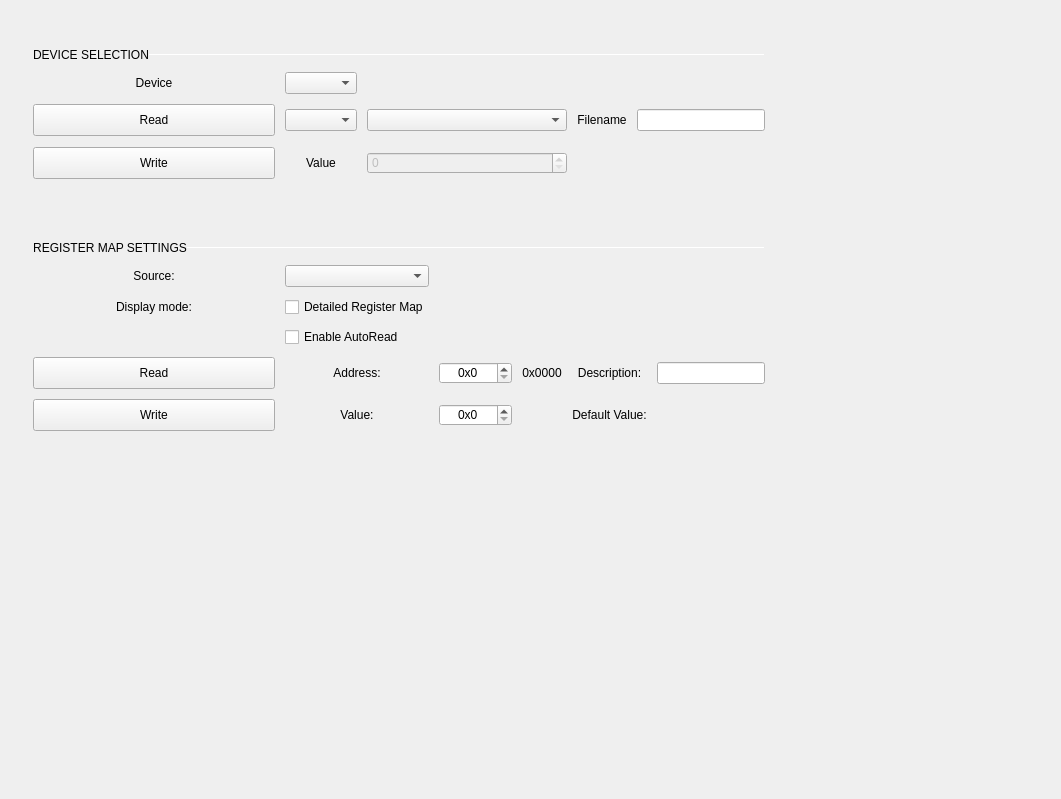
<?xml version="1.0" encoding="UTF-8"?>
<ui version="4.0">
 <class>DebuggerInstrument</class>
 <widget class="QWidget" name="DebuggerInstrument">
  <property name="enabled">
   <bool>true</bool>
  </property>
  <property name="geometry">
   <rect>
    <x>0</x>
    <y>0</y>
    <width>1061</width>
    <height>799</height>
   </rect>
  </property>
  <property name="sizePolicy">
   <sizepolicy hsizetype="MinimumExpanding" vsizetype="Fixed">
    <horstretch>0</horstretch>
    <verstretch>0</verstretch>
   </sizepolicy>
  </property>
  <property name="minimumSize">
   <size>
    <width>0</width>
    <height>0</height>
   </size>
  </property>
  <property name="windowTitle">
   <string>MainWindow</string>
  </property>
  <property name="windowOpacity">
   <double>1.000000000000000</double>
  </property>
  <property name="styleSheet">
   <string notr="true">QPushButton
{
  width: 175px;
  height: 30px;
  min-height: 30px;
  max-height: 30px;
  min-width: 240px;
  max-width: 240px;

  font-weight: normal;
  font-style: normal;
  text-align: center;

}

QLabel {
background-color: transparent;
}</string>
  </property>
  <layout class="QVBoxLayout" name="verticalLayout_2">
   <item>
    <widget class="QWidget" name="dragContainer" native="true">
     <layout class="QHBoxLayout" name="horizontalLayout_10">
      <property name="spacing">
       <number>0</number>
      </property>
      <property name="bottomMargin">
       <number>0</number>
      </property>
      <item>
       <widget class="QWidget" name="container" native="true">
        <property name="sizePolicy">
         <sizepolicy hsizetype="Preferred" vsizetype="Preferred">
          <horstretch>0</horstretch>
          <verstretch>0</verstretch>
         </sizepolicy>
        </property>
        <property name="styleSheet">
         <string notr="true"/>
        </property>
        <layout class="QVBoxLayout" name="verticalLayout_7">
         <property name="spacing">
          <number>0</number>
         </property>
         <property name="rightMargin">
          <number>9</number>
         </property>
         <item>
          <widget class="QWidget" name="javascriptWidget" native="true">
           <property name="sizePolicy">
            <sizepolicy hsizetype="Preferred" vsizetype="Preferred">
             <horstretch>0</horstretch>
             <verstretch>0</verstretch>
            </sizepolicy>
           </property>
           <layout class="QHBoxLayout" name="horizontalLayout">
            <property name="leftMargin">
             <number>0</number>
            </property>
            <property name="topMargin">
             <number>5</number>
            </property>
            <property name="rightMargin">
             <number>0</number>
            </property>
            <property name="bottomMargin">
             <number>0</number>
            </property>
           </layout>
          </widget>
         </item>
         <item>
          <widget class="QWidget" name="DebugWidget_Top" native="true">
           <property name="sizePolicy">
            <sizepolicy hsizetype="Preferred" vsizetype="Preferred">
             <horstretch>0</horstretch>
             <verstretch>0</verstretch>
            </sizepolicy>
           </property>
           <property name="minimumSize">
            <size>
             <width>0</width>
             <height>0</height>
            </size>
           </property>
           <property name="styleSheet">
            <string notr="true"/>
           </property>
           <layout class="QVBoxLayout" name="verticalLayout">
            <property name="spacing">
             <number>0</number>
            </property>
            <property name="sizeConstraint">
             <enum>QLayout::SetDefaultConstraint</enum>
            </property>
            <property name="leftMargin">
             <number>0</number>
            </property>
            <property name="topMargin">
             <number>0</number>
            </property>
            <property name="rightMargin">
             <number>0</number>
            </property>
            <property name="bottomMargin">
             <number>0</number>
            </property>
            <item>
             <layout class="QGridLayout" name="gridLayout_7">
              <property name="sizeConstraint">
               <enum>QLayout::SetDefaultConstraint</enum>
              </property>
              <property name="topMargin">
               <number>10</number>
              </property>
              <property name="bottomMargin">
               <number>10</number>
              </property>
              <property name="spacing">
               <number>10</number>
              </property>
              <item row="1" column="0">
               <widget class="QLabel" name="DeviceLabel">
                <property name="sizePolicy">
                 <sizepolicy hsizetype="Preferred" vsizetype="Fixed">
                  <horstretch>0</horstretch>
                  <verstretch>0</verstretch>
                 </sizepolicy>
                </property>
                <property name="styleSheet">
                 <string notr="true"/>
                </property>
                <property name="text">
                 <string>Device</string>
                </property>
                <property name="alignment">
                 <set>Qt::AlignCenter</set>
                </property>
               </widget>
              </item>
              <item row="1" column="1">
               <widget class="QComboBox" name="DevicecomboBox"/>
              </item>
              <item row="3" column="1">
               <widget class="QLabel" name="ValueLabel">
                <property name="sizePolicy">
                 <sizepolicy hsizetype="Preferred" vsizetype="Fixed">
                  <horstretch>0</horstretch>
                  <verstretch>0</verstretch>
                 </sizepolicy>
                </property>
                <property name="layoutDirection">
                 <enum>Qt::LeftToRight</enum>
                </property>
                <property name="text">
                 <string>Value</string>
                </property>
                <property name="alignment">
                 <set>Qt::AlignCenter</set>
                </property>
               </widget>
              </item>
              <item row="3" column="0">
               <widget class="QPushButton" name="WriteButton">
                <property name="text">
                 <string>Write</string>
                </property>
                <property name="blue_button" stdset="0">
                 <bool>true</bool>
                </property>
               </widget>
              </item>
              <item row="2" column="0">
               <widget class="QPushButton" name="ReadButton">
                <property name="sizePolicy">
                 <sizepolicy hsizetype="Minimum" vsizetype="Fixed">
                  <horstretch>0</horstretch>
                  <verstretch>0</verstretch>
                 </sizepolicy>
                </property>
                <property name="text">
                 <string>Read</string>
                </property>
                <property name="blue_button" stdset="0">
                 <bool>true</bool>
                </property>
               </widget>
              </item>
              <item row="2" column="1">
               <widget class="QComboBox" name="ChannelComboBox"/>
              </item>
              <item row="3" column="2">
               <widget class="QStackedWidget" name="valueStackedWidget">
                <property name="enabled">
                 <bool>false</bool>
                </property>
                <property name="sizePolicy">
                 <sizepolicy hsizetype="Expanding" vsizetype="Fixed">
                  <horstretch>0</horstretch>
                  <verstretch>0</verstretch>
                 </sizepolicy>
                </property>
                <property name="minimumSize">
                 <size>
                  <width>200</width>
                  <height>35</height>
                 </size>
                </property>
                <property name="maximumSize">
                 <size>
                  <width>16777215</width>
                  <height>16777215</height>
                 </size>
                </property>
                <property name="currentIndex">
                 <number>2</number>
                </property>
                <widget class="QWidget" name="pageLineEdit">
                 <property name="sizePolicy">
                  <sizepolicy hsizetype="Expanding" vsizetype="Fixed">
                   <horstretch>0</horstretch>
                   <verstretch>0</verstretch>
                  </sizepolicy>
                 </property>
                 <layout class="QVBoxLayout" name="verticalLayout_4">
                  <property name="spacing">
                   <number>0</number>
                  </property>
                  <property name="leftMargin">
                   <number>0</number>
                  </property>
                  <property name="topMargin">
                   <number>0</number>
                  </property>
                  <property name="rightMargin">
                   <number>0</number>
                  </property>
                  <property name="bottomMargin">
                   <number>0</number>
                  </property>
                  <item>
                   <widget class="QLineEdit" name="valueLineEdit"/>
                  </item>
                 </layout>
                </widget>
                <widget class="QWidget" name="pageComboBox">
                 <property name="sizePolicy">
                  <sizepolicy hsizetype="Expanding" vsizetype="Fixed">
                   <horstretch>0</horstretch>
                   <verstretch>0</verstretch>
                  </sizepolicy>
                 </property>
                 <layout class="QVBoxLayout" name="verticalLayout_5">
                  <property name="spacing">
                   <number>0</number>
                  </property>
                  <property name="leftMargin">
                   <number>0</number>
                  </property>
                  <property name="topMargin">
                   <number>0</number>
                  </property>
                  <property name="rightMargin">
                   <number>0</number>
                  </property>
                  <property name="bottomMargin">
                   <number>0</number>
                  </property>
                  <item>
                   <widget class="QComboBox" name="valueComboBox"/>
                  </item>
                 </layout>
                </widget>
                <widget class="QWidget" name="pageSpinBox">
                 <property name="sizePolicy">
                  <sizepolicy hsizetype="Expanding" vsizetype="Fixed">
                   <horstretch>0</horstretch>
                   <verstretch>0</verstretch>
                  </sizepolicy>
                 </property>
                 <layout class="QVBoxLayout" name="verticalLayout_6">
                  <property name="spacing">
                   <number>0</number>
                  </property>
                  <property name="leftMargin">
                   <number>0</number>
                  </property>
                  <property name="topMargin">
                   <number>0</number>
                  </property>
                  <property name="rightMargin">
                   <number>0</number>
                  </property>
                  <property name="bottomMargin">
                   <number>0</number>
                  </property>
                  <item>
                   <widget class="QSpinBox" name="valueSpinBox">
                    <property name="sizePolicy">
                     <sizepolicy hsizetype="Expanding" vsizetype="Fixed">
                      <horstretch>0</horstretch>
                      <verstretch>0</verstretch>
                     </sizepolicy>
                    </property>
                    <property name="correctionMode">
                     <enum>QAbstractSpinBox::CorrectToNearestValue</enum>
                    </property>
                    <property name="keyboardTracking">
                     <bool>true</bool>
                    </property>
                   </widget>
                  </item>
                 </layout>
                </widget>
               </widget>
              </item>
              <item row="2" column="3">
               <widget class="QLabel" name="FilenameLabel">
                <property name="sizePolicy">
                 <sizepolicy hsizetype="Preferred" vsizetype="Fixed">
                  <horstretch>0</horstretch>
                  <verstretch>0</verstretch>
                 </sizepolicy>
                </property>
                <property name="styleSheet">
                 <string notr="true"/>
                </property>
                <property name="text">
                 <string>Filename</string>
                </property>
                <property name="alignment">
                 <set>Qt::AlignCenter</set>
                </property>
               </widget>
              </item>
              <item row="0" column="0" colspan="5">
               <layout class="QHBoxLayout" name="horizontalLayout_5">
                <property name="spacing">
                 <number>0</number>
                </property>
                <item>
                 <widget class="QLabel" name="DeviceSelectionLabel">
                  <property name="sizePolicy">
                   <sizepolicy hsizetype="Fixed" vsizetype="Fixed">
                    <horstretch>0</horstretch>
                    <verstretch>0</verstretch>
                   </sizepolicy>
                  </property>
                  <property name="text">
                   <string>DEVICE SELECTION</string>
                  </property>
                  <property name="alignment">
                   <set>Qt::AlignCenter</set>
                  </property>
                  <property name="subsection_label" stdset="0">
                   <bool>true</bool>
                  </property>
                 </widget>
                </item>
                <item>
                 <widget class="Line" name="line_3">
                  <property name="minimumSize">
                   <size>
                    <width>0</width>
                    <height>1</height>
                   </size>
                  </property>
                  <property name="maximumSize">
                   <size>
                    <width>16777215</width>
                    <height>1</height>
                   </size>
                  </property>
                  <property name="orientation">
                   <enum>Qt::Horizontal</enum>
                  </property>
                  <property name="subsection_line" stdset="0">
                   <bool>true</bool>
                  </property>
                 </widget>
                </item>
               </layout>
              </item>
              <item row="2" column="2">
               <widget class="QComboBox" name="AttributeComboBox">
                <property name="styleSheet">
                 <string notr="true"/>
                </property>
               </widget>
              </item>
              <item row="4" column="2">
               <spacer name="verticalSpacer_3">
                <property name="orientation">
                 <enum>Qt::Vertical</enum>
                </property>
                <property name="sizeType">
                 <enum>QSizePolicy::MinimumExpanding</enum>
                </property>
                <property name="sizeHint" stdset="0">
                 <size>
                  <width>20</width>
                  <height>40</height>
                 </size>
                </property>
               </spacer>
              </item>
              <item row="2" column="4">
               <widget class="QLineEdit" name="filenameLineEdit">
                <property name="sizePolicy">
                 <sizepolicy hsizetype="Expanding" vsizetype="Fixed">
                  <horstretch>0</horstretch>
                  <verstretch>0</verstretch>
                 </sizepolicy>
                </property>
                <property name="minimumSize">
                 <size>
                  <width>0</width>
                  <height>0</height>
                 </size>
                </property>
                <property name="maximumSize">
                 <size>
                  <width>200</width>
                  <height>16777215</height>
                 </size>
                </property>
                <property name="styleSheet">
                 <string notr="true"/>
                </property>
                <property name="readOnly">
                 <bool>true</bool>
                </property>
               </widget>
              </item>
             </layout>
            </item>
           </layout>
          </widget>
         </item>
         <item>
          <widget class="QWidget" name="DebugWidget_Bottom" native="true">
           <property name="minimumSize">
            <size>
             <width>0</width>
             <height>0</height>
            </size>
           </property>
           <property name="styleSheet">
            <string notr="true"/>
           </property>
           <layout class="QVBoxLayout" name="verticalLayout_3">
            <property name="spacing">
             <number>0</number>
            </property>
            <property name="leftMargin">
             <number>0</number>
            </property>
            <property name="topMargin">
             <number>0</number>
            </property>
            <property name="rightMargin">
             <number>0</number>
            </property>
            <property name="bottomMargin">
             <number>0</number>
            </property>
            <item>
             <layout class="QGridLayout" name="gridLayout_8">
              <property name="sizeConstraint">
               <enum>QLayout::SetDefaultConstraint</enum>
              </property>
              <property name="topMargin">
               <number>10</number>
              </property>
              <property name="bottomMargin">
               <number>10</number>
              </property>
              <property name="spacing">
               <number>10</number>
              </property>
              <item row="2" column="1">
               <widget class="QCheckBox" name="detailedRegMapCheckBox">
                <property name="text">
                 <string>Detailed Register Map</string>
                </property>
               </widget>
              </item>
              <item row="5" column="1">
               <widget class="QLabel" name="addressLabel">
                <property name="sizePolicy">
                 <sizepolicy hsizetype="Preferred" vsizetype="Fixed">
                  <horstretch>0</horstretch>
                  <verstretch>0</verstretch>
                 </sizepolicy>
                </property>
                <property name="text">
                 <string>Address:</string>
                </property>
                <property name="alignment">
                 <set>Qt::AlignCenter</set>
                </property>
               </widget>
              </item>
              <item row="5" column="3">
               <widget class="QLabel" name="addressHexLabel">
                <property name="sizePolicy">
                 <sizepolicy hsizetype="Preferred" vsizetype="Fixed">
                  <horstretch>0</horstretch>
                  <verstretch>0</verstretch>
                 </sizepolicy>
                </property>
                <property name="text">
                 <string>0x0000</string>
                </property>
                <property name="alignment">
                 <set>Qt::AlignCenter</set>
                </property>
               </widget>
              </item>
              <item row="1" column="1">
               <widget class="QComboBox" name="sourceComboBox"/>
              </item>
              <item row="2" column="0">
               <widget class="QLabel" name="displayModeLabel">
                <property name="sizePolicy">
                 <sizepolicy hsizetype="Preferred" vsizetype="Fixed">
                  <horstretch>0</horstretch>
                  <verstretch>0</verstretch>
                 </sizepolicy>
                </property>
                <property name="text">
                 <string>Display mode:</string>
                </property>
                <property name="alignment">
                 <set>Qt::AlignCenter</set>
                </property>
               </widget>
              </item>
              <item row="6" column="3">
               <widget class="QLabel" name="valueHexLabel">
                <property name="sizePolicy">
                 <sizepolicy hsizetype="Preferred" vsizetype="Fixed">
                  <horstretch>0</horstretch>
                  <verstretch>0</verstretch>
                 </sizepolicy>
                </property>
                <property name="text">
                 <string>&lt;value&gt;</string>
                </property>
                <property name="alignment">
                 <set>Qt::AlignCenter</set>
                </property>
               </widget>
              </item>
              <item row="5" column="2">
               <widget class="QSpinBox" name="addressSpinBox">
                <property name="alignment">
                 <set>Qt::AlignCenter</set>
                </property>
                <property name="prefix">
                 <string>0x</string>
                </property>
                <property name="maximum">
                 <number>65535</number>
                </property>
                <property name="value">
                 <number>0</number>
                </property>
                <property name="displayIntegerBase">
                 <number>16</number>
                </property>
               </widget>
              </item>
              <item row="5" column="0">
               <widget class="QPushButton" name="readRegPushButton">
                <property name="text">
                 <string>Read</string>
                </property>
                <property name="blue_button" stdset="0">
                 <bool>true</bool>
                </property>
               </widget>
              </item>
              <item row="5" column="4">
               <widget class="QLabel" name="descriptionLabel">
                <property name="sizePolicy">
                 <sizepolicy hsizetype="Preferred" vsizetype="Fixed">
                  <horstretch>0</horstretch>
                  <verstretch>0</verstretch>
                 </sizepolicy>
                </property>
                <property name="text">
                 <string>Description:</string>
                </property>
                <property name="alignment">
                 <set>Qt::AlignCenter</set>
                </property>
               </widget>
              </item>
              <item row="6" column="4">
               <widget class="QLabel" name="defaultValueLabel">
                <property name="sizePolicy">
                 <sizepolicy hsizetype="Preferred" vsizetype="Fixed">
                  <horstretch>0</horstretch>
                  <verstretch>0</verstretch>
                 </sizepolicy>
                </property>
                <property name="text">
                 <string>Default Value:</string>
                </property>
                <property name="alignment">
                 <set>Qt::AlignCenter</set>
                </property>
               </widget>
              </item>
              <item row="6" column="2">
               <widget class="QSpinBox" name="valueRegisterSpinBox">
                <property name="alignment">
                 <set>Qt::AlignCenter</set>
                </property>
                <property name="prefix">
                 <string>0x</string>
                </property>
                <property name="maximum">
                 <number>429496729</number>
                </property>
                <property name="displayIntegerBase">
                 <number>16</number>
                </property>
               </widget>
              </item>
              <item row="6" column="0">
               <widget class="QPushButton" name="writeRegPushButton">
                <property name="text">
                 <string>Write</string>
                </property>
                <property name="blue_button" stdset="0">
                 <bool>true</bool>
                </property>
               </widget>
              </item>
              <item row="6" column="1">
               <widget class="QLabel" name="label">
                <property name="sizePolicy">
                 <sizepolicy hsizetype="Preferred" vsizetype="Fixed">
                  <horstretch>0</horstretch>
                  <verstretch>0</verstretch>
                 </sizepolicy>
                </property>
                <property name="text">
                 <string>Value:</string>
                </property>
                <property name="alignment">
                 <set>Qt::AlignCenter</set>
                </property>
               </widget>
              </item>
              <item row="1" column="0">
               <widget class="QLabel" name="sourceLabel">
                <property name="sizePolicy">
                 <sizepolicy hsizetype="Preferred" vsizetype="Fixed">
                  <horstretch>0</horstretch>
                  <verstretch>0</verstretch>
                 </sizepolicy>
                </property>
                <property name="text">
                 <string>Source:</string>
                </property>
                <property name="alignment">
                 <set>Qt::AlignCenter</set>
                </property>
               </widget>
              </item>
              <item row="5" column="5">
               <widget class="QLineEdit" name="descriptionLineEdit">
                <property name="minimumSize">
                 <size>
                  <width>0</width>
                  <height>0</height>
                 </size>
                </property>
                <property name="readOnly">
                 <bool>true</bool>
                </property>
               </widget>
              </item>
              <item row="3" column="1">
               <widget class="QCheckBox" name="enableAutoReadCheckBox">
                <property name="minimumSize">
                 <size>
                  <width>0</width>
                  <height>0</height>
                 </size>
                </property>
                <property name="layoutDirection">
                 <enum>Qt::LeftToRight</enum>
                </property>
                <property name="text">
                 <string>Enable AutoRead</string>
                </property>
                <property name="checked">
                 <bool>false</bool>
                </property>
                <property name="tristate">
                 <bool>false</bool>
                </property>
               </widget>
              </item>
              <item row="0" column="0" colspan="6">
               <layout class="QHBoxLayout" name="horizontalLayout_3">
                <property name="spacing">
                 <number>0</number>
                </property>
                <property name="topMargin">
                 <number>0</number>
                </property>
                <item>
                 <widget class="QLabel" name="regMapSettingsLabel">
                  <property name="sizePolicy">
                   <sizepolicy hsizetype="Fixed" vsizetype="Fixed">
                    <horstretch>0</horstretch>
                    <verstretch>0</verstretch>
                   </sizepolicy>
                  </property>
                  <property name="text">
                   <string>REGISTER MAP SETTINGS</string>
                  </property>
                  <property name="alignment">
                   <set>Qt::AlignCenter</set>
                  </property>
                  <property name="subsection_label" stdset="0">
                   <bool>true</bool>
                  </property>
                 </widget>
                </item>
                <item>
                 <widget class="Line" name="line">
                  <property name="minimumSize">
                   <size>
                    <width>0</width>
                    <height>1</height>
                   </size>
                  </property>
                  <property name="maximumSize">
                   <size>
                    <width>16777212</width>
                    <height>1</height>
                   </size>
                  </property>
                  <property name="orientation">
                   <enum>Qt::Horizontal</enum>
                  </property>
                  <property name="subsection_line" stdset="0">
                   <bool>true</bool>
                  </property>
                 </widget>
                </item>
               </layout>
              </item>
             </layout>
            </item>
           </layout>
          </widget>
         </item>
         <item>
          <widget class="QWidget" name="widget" native="true">
           <property name="sizePolicy">
            <sizepolicy hsizetype="Preferred" vsizetype="MinimumExpanding">
             <horstretch>0</horstretch>
             <verstretch>0</verstretch>
            </sizepolicy>
           </property>
           <layout class="QHBoxLayout" name="horizontalLayout_2">
            <property name="spacing">
             <number>0</number>
            </property>
            <property name="leftMargin">
             <number>0</number>
            </property>
            <property name="topMargin">
             <number>0</number>
            </property>
            <property name="rightMargin">
             <number>0</number>
            </property>
            <property name="bottomMargin">
             <number>0</number>
            </property>
           </layout>
          </widget>
         </item>
         <item>
          <spacer name="verticalSpacer">
           <property name="orientation">
            <enum>Qt::Vertical</enum>
           </property>
           <property name="sizeType">
            <enum>QSizePolicy::MinimumExpanding</enum>
           </property>
           <property name="sizeHint" stdset="0">
            <size>
             <width>0</width>
             <height>5</height>
            </size>
           </property>
          </spacer>
         </item>
        </layout>
       </widget>
      </item>
      <item>
       <spacer name="horizontalSpacer">
        <property name="orientation">
         <enum>Qt::Horizontal</enum>
        </property>
        <property name="sizeHint" stdset="0">
         <size>
          <width>27</width>
          <height>20</height>
         </size>
        </property>
       </spacer>
      </item>
     </layout>
    </widget>
   </item>
  </layout>
 </widget>
 <layoutdefault spacing="6" margin="11"/>
 <resources/>
 <connections/>
</ui>
